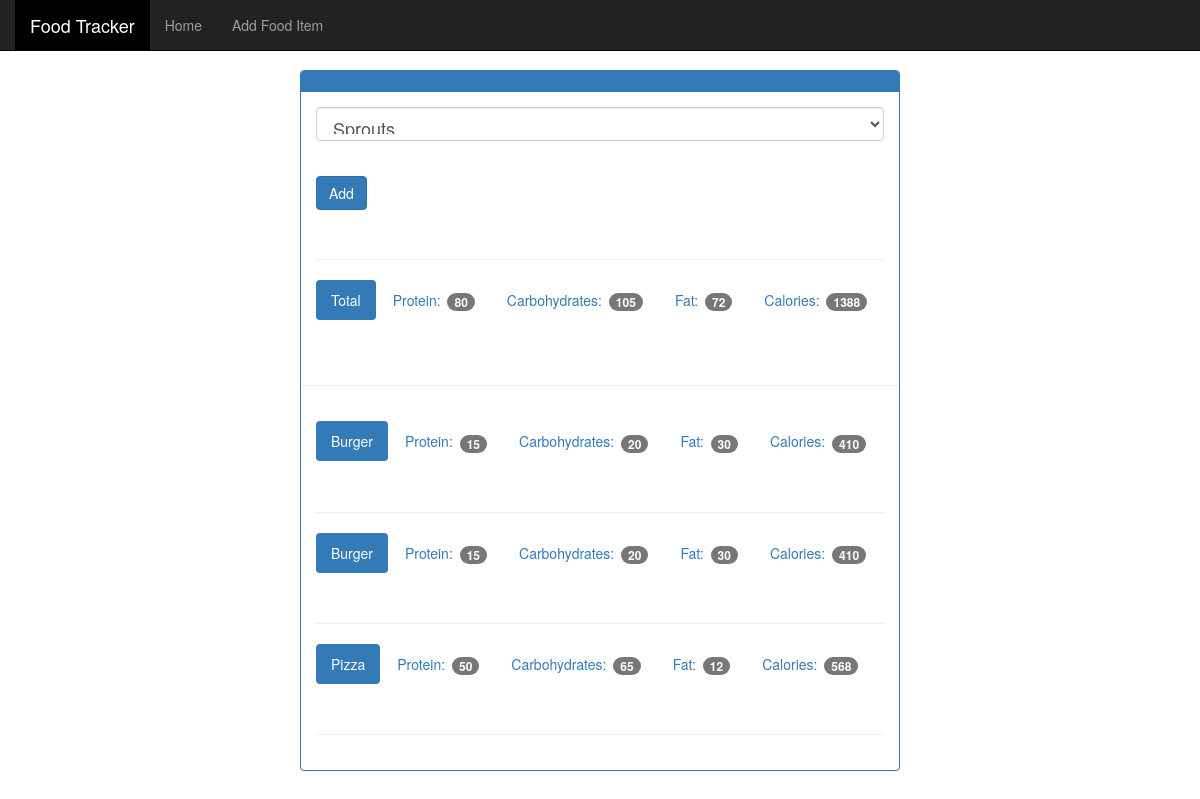
The page /view/20200216 on the database its author committed.
### tables this page shows
CREATE TABLE food (
id integer primary key autoincrement,
name text not null unique,
protein integer not null,
carbohydrates integer not null,
fat integer not null,
calories integer not null
);

### app.py (the view)
@app.route('/view/<date>', methods=['GET', 'POST'])
@app.route('/view', defaults={'date': ""}, methods=['GET', 'POST'])
def view(date):
    db = get_db()
    if date == "":
        formatted_date = f'{datetime.strftime(datetime.now(), "%d-%m-%Y")}'
    else:
        formatted_date = datetime.strptime(date, '%Y%m%d')
        formatted_date = datetime.strftime(formatted_date, '%d-%m-%Y')
    food_date = formatted_date
    try:
        db.execute('insert into date (dates) values(?)', [food_date])
        db.commit()
    except:
        pass
    if request.method == 'POST':
        food_id = request.form['food_select']
        db.execute('insert into date_wise_food (food_id, food_date) values(?, ?)', [food_id, food_date])
        db.commit()
    cur = db.execute('select id, name from food')
    food_id_name = cur.fetchall()
    cur = db.execute('select food_id from date_wise_food where food_date = ?', [food_date])
    food_id_of_date = cur.fetchall()
    food_ids_list = []
    for item in food_id_of_date:
        food_ids_list.append(item['food_id'])
    all_food_details_list = []
    sum_protein = int()
    sum_carbohydrates = int()
    sum_fats = int()
    sum_calories = int()
    for one_id in food_ids_list:
        cur = db.execute('select * from food where id=?', [one_id])
        one_food_detail = cur.fetchone()
        one_food_detail = {'id': one_food_detail[0], 'name': one_food_detail[1],
                           'protein': one_food_detail[2], 'carbohydrates': one_food_detail[3],
                           'fats': one_food_detail[4], 'calories': one_food_detail[5]}
        all_food_details_list.append(one_food_detail)
        sum_protein += int(one_food_detail['protein'])
        sum_carbohydrates += int(one_food_detail['carbohydrates'])
        sum_fats += int(one_food_detail['fats'])
        sum_calories += int(one_food_detail['calories'])
    return render_template('view.html', food_id_name=food_id_name, food_details=all_food_details_list,
                           sum_protein=sum_protein, sum_carbohydrates=sum_carbohydrates, sum_fats=sum_fats,
                           sum_calories=sum_calories)

### app.py (called while the page is built)
def connect_db():
    sql = sqlite3.connect(r'C:\Users\SHRIVATHSAN\PycharmProjects\food_tracker\database\food_log.db')
    sql.row_factory = sqlite3.Row
    return sql

def get_db():
    if not hasattr(g, 'sqlite3'):
        g.sqlite_db = connect_db()
    return g.sqlite_db

### templates/view.html (shortened to what this page needs)
<!DOCTYPE html>
{% extends 'layout.html' %}
{% block content %}
<html lang="en">
  <head>
  </head>
  <body>
    <div class="container theme-showcase col-sm-6 col-sm-offset-3" role="main">
      <div class="row">
        <div>
          <div class="panel panel-primary">
            <div class="panel-heading">
            </div>
            <div class="panel-body">
              <form method="POST" action="">
                <div class="form-group">
                  <select class="form-control" name="food_select" style="font-size: 18px;">
                    {% for food in food_id_name %}
                    <option selected=1 value={{ food.id }}>
                      {{ food.name }}
                    </option>
                    {% endfor %}
                  </select>
                </div>
                <br>
                <button type="submit" class="btn btn-primary">Add</button>
              </form>
              <div class="page-header"></div>
              <ul class="nav nav-pills" role="tablist">
                <li class="active"><a>Total</a></li>
                <li><a>Protein: <span class="badge">{{ sum_protein }}</span></a></li>
                <li><a>Carbohydrates: <span class="badge">{{ sum_carbohydrates }}</span></a></li>
                <li><a>Fat: <span class="badge">{{ sum_fats }}</span></a></li>
                <li><a>Calories: <span class="badge">{{ sum_calories }}</span></a></li>
              </ul>
              </div>
              <div class="page-header"></div>
            <div class="panel-body">
              {% for food_detail in food_details %}
              <ul class="nav nav-pills" role="tablist">
                <li class="active"><a>{{ food_detail['name'] }}</a></li>
                <li><a>Protein: <span class="badge">{{ food_detail['protein'] }}</span></a></li>
                <li><a>Carbohydrates: <span class="badge">{{ food_detail['carbohydrates'] }}</span></a></li>
                <li><a>Fat: <span class="badge">{{ food_detail['fats'] }}</span></a></li>
                <li><a>Calories: <span class="badge">{{ food_detail['calories'] }}</span></a></li>
              </ul>
              <div class="page-header"></div>
              {% endfor %}
            </div>
          </div>
        </div>
      </div>
    </div>
  </body>
{% endblock %}

### static/theme.css (style rules this page uses)
body { padding-top: 70px; padding-bottom: 30px; }

### rows shown on the page
food: name "Burger", protein "15", carbohydrates "20", fats "30", calories "410"
food: name "Pizza", protein "50", carbohydrates "65", fats "12", calories "568"

### other values the page prints
{{ sum_protein }} "80"
{{ sum_carbohydrates }} "105"
{{ sum_fats }} "72"
{{ sum_calories }} "1388"
form field food_select "Sprouts"
